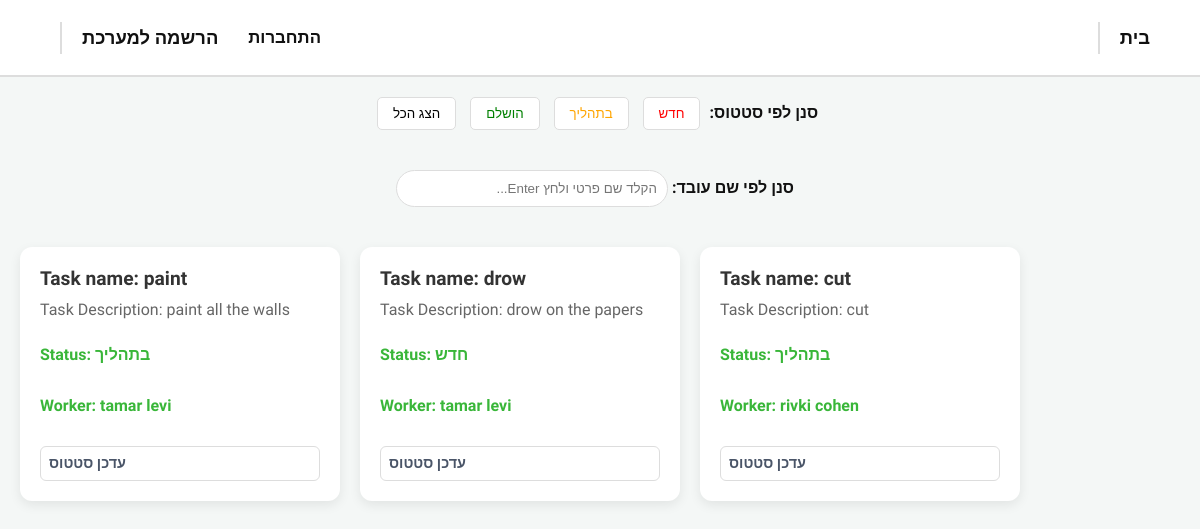
Page /getTeamsTasks/painters/ on the committed database.
### DjangoApp/models.py (models this page shows, shortened)
class Task(models.Model):
    class Status(models.TextChoices):
        NEW = 'חדש', 'חדש'
        IN_PROGRESS = 'בתהליך', 'בתהליך'
        DONE = 'הושלם', 'הושלם'
    id = models.AutoField(primary_key=True)
    task_name = models.CharField(max_length=100)
    task_description = models.TextField()
    end_date = models.DateField()
    status = models.CharField(
        max_length=20,
        choices=Status.choices,
        default=Status.NEW
    )
    user = models.ForeignKey(
        'User',
        on_delete=models.SET_NULL,
        null=True,
        blank=True,
        related_name="user_tasks"
    )
    team_name = models.ForeignKey(
        'Team',
        on_delete=models.SET_NULL,
        null=True,
        blank=True,
        related_name="team_tasks"
    )

class User(AbstractUser):
    class Role(models.TextChoices):
        MANAGER = 'מנהל', 'מנהל'
        WORKER = 'עובד', 'עובד'
    id = models.AutoField(primary_key=True)
    role = models.CharField(
        max_length=20,
        choices=Role.choices,
        default=Role.WORKER
    )
    team = models.ForeignKey(
        'Team',
        on_delete=models.SET_NULL,
        null=True,
        blank=True,
        related_name="team_users"
    )
    def __str__(self):
        return f"{self.first_name} {self.last_name}"

### DjangoApp/views.py (the view)
# urls.py: path('getTeamsTasks/<str:team>/', views.getTeamsTasks, name='getTeamsTasks'),
def getTeamsTasks(request, team):
    team_obj = get_object_or_404(Team, team_name=team)
    tasks = Task.objects.filter(team_name=team_obj)
    return render(request, "getAllTasks.html", {"tasks": tasks, "team": team_obj})

### templates/getAllTasks.html (shortened to what this page needs)
{% extends 'navBar.html' %}
{% block content %}
<div class="filter-section">
    <div class="filter-buttons" style="padding: 20px; text-align: center;">
        <span style="font-weight: bold; margin-right: 10px;">סנן לפי סטטוס:</span>
        <a href="{% url 'filterByStatus' 'חדש' %}"><button style="color:red">חדש</button></a>
        <a href="{% url 'filterByStatus' 'בתהליך' %}"><button style="color:orange">בתהליך</button></a>
        <a href="{% url 'filterByStatus' 'הושלם' %}"><button style="color:green">הושלם</button></a>
        {% if user.team %}
            <a href="{% url 'getTeamsTasks' user.team.team_name %}"><button>הצג הכל</button></a>
        {% else %}
            <a href="{% url 'getAllTasks' %}"><button>הצג הכל</button></a>
        {% endif %}
    </div>
    <div class="filter-input" style="padding: 20px; text-align: center;">
        <span style="font-weight: bold; margin-right: 10px;">סנן לפי שם עובד:</span>
        <input type="text" id="workerSearch" placeholder="הקלד שם פרטי ולחץ Enter..."
               style="padding: 10px; border-radius: 20px; border: 1px solid #ddd; width: 250px;"
               onkeydown="if(event.key==='Enter') window.location.href='/filterByWorker/' + this.value + '/'">
    </div>
</div>
<div class="task-container">
    {% for task in tasks %}
    <div class="task-card">
        <h1>Task name: {{ task.task_name }}</h1>
        <h2> Task Description: {{ task.task_description }}</h2>
        <p class="status-label">Status: {{ task.status }}</p>
        <p class="worker-label">Worker: {{ task.user }}</p>
        {% if user.role != "מנהל" %}
            <div class="status-updater" style="margin-top: 15px;">
                <select id="status-{{ task.id }}" onchange="location.href='/changeStatus/{{ task.id }}/' + this.value + '/'">
                    <option value="" selected disabled hidden>עדכן סטטוס</option>
                </select>
            </div>
        {% endif %}
    </div>
    {% endfor %}
</div>
{% endblock %}

### templates/navBar.html (style rules this page uses)
:root { --nav-bg: #ffffff; --text-main: #111111; --text-muted: #4a5568; --border-color: #dddddd; --accent-color: #000000; }
body { font-family: 'Assistant', sans-serif; background-color: #f4f7f6; margin: 0; color: var(--text-main); }

### templates/getAllTasks.html (style rules this page uses)
.task-container { display: flex; flex-wrap: wrap; gap: 20px; padding: 20px; direction: ltr; }
.task-card { background-color: #ffffff; border: none; border-radius: 12px; padding: 20px; width: 280px; min-height: 200px; box-shadow: 0 4px 12px rgba(0,0,0,0.08); display: flex; flex-direction: column; transition: transform 0.2s; }
.task-card h1 { font-size: 1.2rem; margin: 0 0 10px 0; color: #333; }
.task-card h2 { font-size: 1rem; color: #666; margin: 0 0 10px 0; font-weight: normal; }
.status-label { font-weight: bold; color: #39b639; }
.worker-label { font-weight: bold; color: #39b639; }
.status-updater select { width: 100%; padding: 8px; border: 1px solid #ccc; border-radius: 5px; background-color: white; cursor: pointer; font-family: inherit; }
.status-updater select { width: 100%; padding: 8px 12px; border: 1px solid #e2e8f0; border-radius: 8px; background-color: #ffffff; color: #4a5568; font-size: 0.9rem; font-weight: 600; cursor: pointer; appearance: none; transition: all 0.2s ease; }
.status-updater select { width: 100%; padding: 8px; border: 1px solid #ddd; border-radius: 6px; background-color: #fff; cursor: pointer; }
.filter-section button { padding: 8px 15px; margin: 0 5px; border-radius: 5px; border: 1px solid #ddd; background: white; cursor: pointer; }

### rows in the picture
Task: task_name "paint", task_description "paint all the walls", status "בתהליך", user "tamar levi"
Task: task_name "drow", task_description "drow on the papers", status "חדש", user "tamar levi"
Task: task_name "cut", task_description "cut", status "בתהליך", user "rivki cohen"
